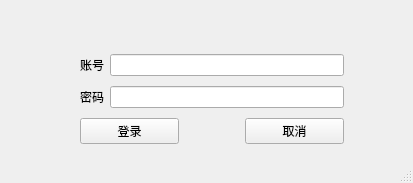
<?xml version="1.0" encoding="UTF-8"?>
<ui version="4.0">
 <class>MainWindow_call_login</class>
 <widget class="QMainWindow" name="MainWindow_call_login">
  <property name="geometry">
   <rect>
    <x>0</x>
    <y>0</y>
    <width>413</width>
    <height>183</height>
   </rect>
  </property>
  <property name="windowTitle">
   <string>MainWindow</string>
  </property>
  <widget class="QWidget" name="centralwidget">
   <widget class="QWidget" name="layoutWidget">
    <property name="geometry">
     <rect>
      <x>80</x>
      <y>50</y>
      <width>264</width>
      <height>100</height>
     </rect>
    </property>
    <layout class="QVBoxLayout" name="verticalLayout">
     <item>
      <layout class="QHBoxLayout" name="horizontalLayout">
       <item>
        <widget class="QLabel" name="label">
         <property name="text">
          <string>账号</string>
         </property>
        </widget>
       </item>
       <item>
        <widget class="QLineEdit" name="lineEdit_username"/>
       </item>
      </layout>
     </item>
     <item>
      <layout class="QHBoxLayout" name="horizontalLayout_2">
       <item>
        <widget class="QLabel" name="label_2">
         <property name="text">
          <string>密码</string>
         </property>
        </widget>
       </item>
       <item>
        <widget class="QLineEdit" name="lineEdit_password"/>
       </item>
      </layout>
     </item>
     <item>
      <layout class="QHBoxLayout" name="horizontalLayout_3">
       <item>
        <widget class="QPushButton" name="pushButton_login">
         <property name="text">
          <string>登录</string>
         </property>
        </widget>
       </item>
       <item>
        <spacer name="horizontalSpacer">
         <property name="orientation">
          <enum>Qt::Horizontal</enum>
         </property>
         <property name="sizeType">
          <enum>QSizePolicy::Fixed</enum>
         </property>
         <property name="sizeHint" stdset="0">
          <size>
           <width>60</width>
           <height>20</height>
          </size>
         </property>
        </spacer>
       </item>
       <item>
        <widget class="QPushButton" name="pushButton_cancel">
         <property name="text">
          <string>取消</string>
         </property>
        </widget>
       </item>
      </layout>
     </item>
    </layout>
   </widget>
  </widget>
  <widget class="QStatusBar" name="statusbar"/>
 </widget>
 <resources/>
 <connections/>
</ui>
